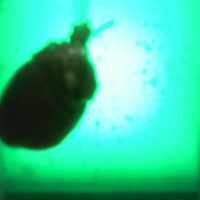
#> input picture test/0/1598690604.jpg, 200 x 200 px, given as the content of the folder ../data/sessions, which was not available
$ jupyter execute --allow-errors research.ipynb   (shell and % lines are left out)   (text cells are left out)
#> lines starting #> are read from the running program, lines starting #| are printed output that depends on the picture; pictures that were not available may be replaced by others from this repository, and a replacement may not be noted
[cell 1]
import shutil
import numpy as np
import matplotlib.pyplot as plt
import tensorflow as tf
from tensorflow.keras.models import Sequential, \
    Model, \
    load_model
from tensorflow.keras.layers import Dense, \
    Activation, \
    Flatten, \
    Dropout, \
    Convolution2D, \
    MaxPooling2D
from tensorflow.keras.utils import to_categorical
from tensorflow.keras.preprocessing.image import ImageDataGenerator
from tensorflow.keras.callbacks import EarlyStopping, ModelCheckpoint, TensorBoard
from tensorflow.keras.metrics import Precision, \
    Recall, \
    AUC, \
    TruePositives, \
    TrueNegatives, \
    FalsePositives, \
    FalseNegatives, \
    SensitivityAtSpecificity, \
    SpecificityAtSensitivity
from sklearn.metrics import classification_report, confusion_matrix
import mlflow
import seaborn as sns
import cv2
import glob
import os
import random
from math import ceil
from time import time

#> (a cell that did not finish here is left out)

[cell 3]
def crop_image(image_path):
    img = cv2.imread(image_path)
    return img[0:620, 186:836]

# [20 lines left out: functions extract_heart, calculate_average, not called in this run]

# extract_heart(first_session_init_image, first_heart_image)
# extract_heart(first_session_init_image, last_heart_image)

#> (a cell that did not finish here is left out)

[cell 5]
# [6 lines left out: function get_metrics, not called in this run]

[cell 6]
# [4 lines left out: function plot_metrics, not called in this run]

#> (a cell that did not finish here is left out)

#> (a cell that did not finish here is left out)

#> (a cell that did not finish here is left out)

#> (a cell that did not finish here is left out)

#> (a cell that did not finish here is left out)

#> (a cell that did not finish here is left out)

#> (a cell that did not finish here is left out)

[cell 14]
first_session_images = glob.glob('../data/sessions/1598688579/incomplete/*.jpg', recursive=True)
second_session_images = glob.glob('../data/sessions/1599374514/incomplete/*.jpg', recursive=True)
# third_session_images = glob.glob('../data/sessions/1601381361/incomplete/*.jpg', recursive=True)
fourth_session_images = glob.glob('../data/sessions/1602315776/incomplete/*.jpg', recursive=True)
fifth_session_images = glob.glob('../data/sessions/1603523854/incomplete/*.jpg', recursive=True)


def loadData(image_list, fold, gap):
#> called with fold = 2667, gap = 333
    print("It takes ~8 hours to complete the process")
    print("This session has:")
    print(f"- {len(image_list)} images")
    print(f"- {len(image_list) /  400} cycles")
    print(f"- { 400 / 60 }")

    for i in range(11):
        os.makedirs(os.path.dirname(f"../dataset/{str(i).zfill(2)}/"), exist_ok=True)
        if i == 10:
            print(f"- 100% - { len(image_list) - fold + gap } to { len(image_list) }")
            for j in range(len(image_list) - fold + gap, len(image_list)):
                shutil.copy(image_list[j], f"../dataset/{str(i).zfill(2)}/{image_list[j].split(sep='/')[5]}",)
            return

        print(f"- {i * 10}% - { i * fold + gap } to { (i + 1) * fold }")
        for j in range(i * fold + gap, (i + 1) * fold):
            shutil.copy(image_list[j], f"../dataset/{str(i).zfill(2)}/{image_list[j].split(sep='/')[5]}",)


#> (the rest of this cell did not finish here and is left out)

[cell 15]
def loadImage(path):
    img = cv2.imread(path)
    return img

def cropImage(img, left, top, width, height):
#     left: 170, top: 40, width: 650, height: 650
    img = img[top:top+height, left:left+width]
    return img

def blurImage(img, blur):
    img = cv2.blur(img, (blur, blur))
    return img

def resizeImage(img, size):
    img = cv2.resize(img, (size, size), cv2.INTER_CUBIC)
    return img

# [4 lines left out: function rotateImage, not called in this run]

def saveImage(img, newPath):
    cv2.imwrite(newPath, img)

# [24 lines left out: function preprocess_images, not called in this run]


def simple_preprocess_images(image_paths):
    initial_folder = 'dataset'
    new_folder = 'dataset-preprocessed'
    os.makedirs(os.path.dirname(f"../dataset-preprocessed/"), exist_ok=True)
    for i in range(11):
        os.makedirs(os.path.dirname(f"../dataset-preprocessed/{str(i).zfill(2)}/"), exist_ok=True)
    for path in image_paths:
        initial_image = loadImage(path)

        image = cropImage(initial_image, 186 + i, 0, 850, 720)
        image = resizeImage(image, 200)
        saveImage(image, path.replace(initial_folder, new_folder))

def moveAndCrop(session):
    image_paths = glob.glob(f"../data/sessions/{session}/**/*.jpg", recursive=True)
    incomplete_folder = f"data/sessions/{session}/incomplete"
    complete_folder = f"data/sessions/{session}/complete"
    new_folder = 'dataset-test'
    destination_folder = f"{new_folder}/{session}"
    os.makedirs(os.path.dirname(f"../{new_folder}/"), exist_ok=True)
    os.makedirs(os.path.dirname(f"../{destination_folder}/"), exist_ok=True)
    for path in image_paths:
        initial_image = loadImage(path)
        image = cropImage(initial_image, 186, 0, 850, 720)
        image = resizeImage(image, 200)
        saveImage(image, path.replace(incomplete_folder, destination_folder).replace(complete_folder, destination_folder))

[cell 16]
all_image_paths = glob.glob('../dataset/**/*.jpg', recursive=True)
simple_preprocess_images(all_image_paths)

[cell 17]
# [5 lines of commented-out code are left out]
moveAndCrop('1604740894')
#> in loadImage, img is the input picture: shape (200, 200, 3); mean B, G, R 156.2, 196.5, 61.3
#> in resizeImage, `img = cv2.resize(img, (size, size), cv2.INTER_CUBIC)`:
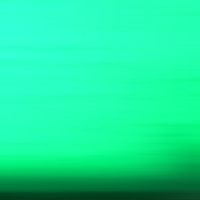
#> img: shape (200, 200, 3); mean of channels 0, 1, 2 156.1, 231.2, 27.2; drawn as B, G, R
moveAndCrop('1605859460')
#> call 2 of resizeImage, with img = array of shape (200, 14, 3), size = 200
#> in resizeImage (call 2), `img = cv2.resize(img, (size, size), cv2.INTER_CUBIC)`:
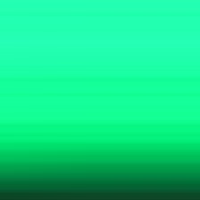
#> img: shape (200, 200, 3); mean of channels 0, 1, 2 135, 222.5, 18.5; drawn as B, G, R

[cell 18]
def plotDistributionOfClasses(partial_path):
    nimgs = {}
    total = 0

    for i in range(11):
        nimages = len(os.listdir(f"../{partial_path}/{str(i).zfill(2)}/"))
        nimgs[i]=nimages
        total = total + nimages

    plt.bar(range(len(nimgs)), list(nimgs.values()), align='center')
    plt.xticks(range(len(nimgs)), list(nimgs.keys()))
    plt.title('Distribution of different classes of Dataset')
    plt.show()
    print(f"{total} items")

plotDistributionOfClasses('dataset-preprocessed')
#> in plotDistributionOfClasses, `plt.show()`:
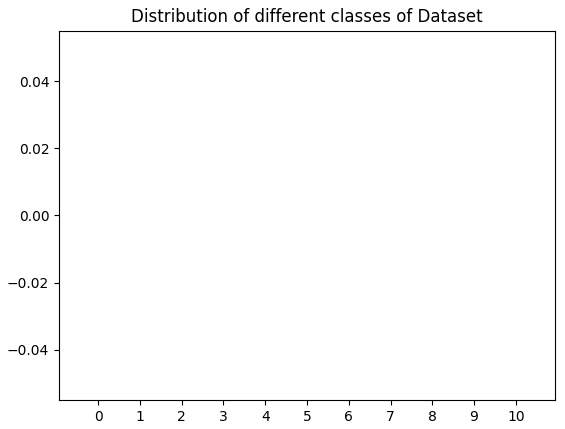
#> figure drawn by matplotlib, 1 panel

[cell 19]
from_folder = 'dataset-preprocessed'
to_folder = 'dataset-split'

all_image_paths = glob.glob(f"../{from_folder}/**/*.jpg", recursive=True)
print(len(all_image_paths))
total_images = len(all_image_paths)
train_images_limit = ceil(total_images / 10 * 8)
validation_images_limit = ceil(total_images / 10 * 9)
test_images_limit = total_images

numbered_list = list(range(len(all_image_paths)))
random.shuffle(numbered_list)
old_image_list = [all_image_paths[index] for index in numbered_list]
new_image_list = [all_image_paths[index] for index in numbered_list]

train_split = new_image_list[0:train_images_limit - 1]
print(len(train_split))
validation_split = new_image_list[train_images_limit:validation_images_limit - 1]
print(len(validation_split))
test_split = new_image_list[validation_images_limit:test_images_limit - 1]
print(len(test_split))

for i in range(11):
    os.makedirs(os.path.dirname(f"../{to_folder}/train/{str(i).zfill(2)}/"), exist_ok=True)
    os.makedirs(os.path.dirname(f"../{to_folder}/validation/{str(i).zfill(2)}/"), exist_ok=True)
    os.makedirs(os.path.dirname(f"../{to_folder}/test/{str(i).zfill(2)}/"), exist_ok=True)

for i in range(len(train_split)):
    new_path = train_split[i].replace(from_folder, f"{to_folder}/train")
    shutil.copy(train_split[i], new_path)

for i in range(len(validation_split)):
    new_path = validation_split[i].replace(from_folder, f"{to_folder}/validation")
    shutil.copy(validation_split[i], new_path)

for i in range(len(test_split)):
    new_path = test_split[i].replace(from_folder, f"{to_folder}/test")
    shutil.copy(test_split[i], new_path)

[cell 20]
plotDistributionOfClasses('dataset-split/train')
plotDistributionOfClasses('dataset-split/validation')
plotDistributionOfClasses('dataset-split/test')
